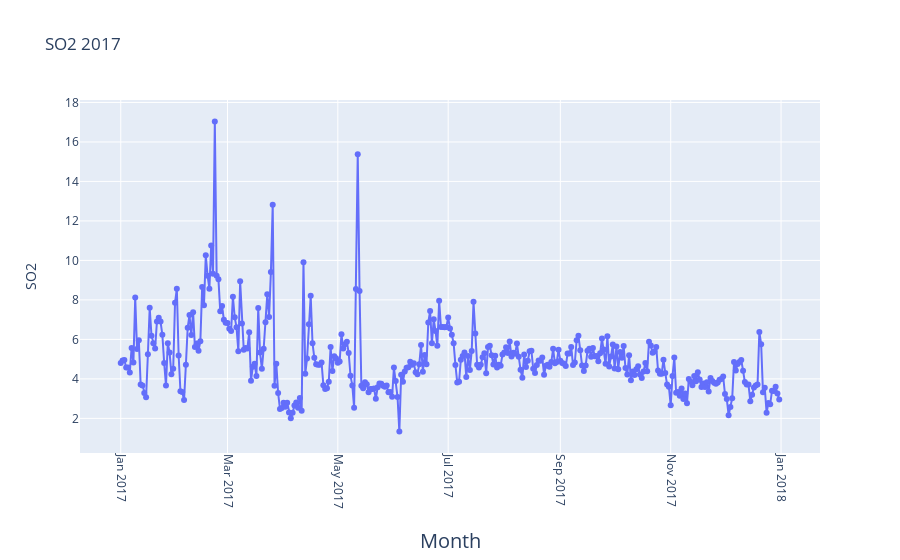

The notebook cell saved with this chart:
### Code cell
#2017
fig = go.Figure(go.Scatter(
    mode = "lines+markers",
    y = aqi_level_17.iloc[:,2],
    x = aqi_level_17.iloc[:,1]))
fig.update_xaxes(
        tickangle = 90,
        title_text = "Month",
        title_font = {"size": 20},
        title_standoff = 25)

fig.update_yaxes(
        title_text = "SO2",
        title_standoff = 25)
fig.update_layout(title_text="SO2 2017")

fig.show()

### Figure 1 — Plotly figure (JSON) as saved in the notebook; plotly's stock layout.template omitted (floating-point values rounded to 4 significant figures; data arrays with more than 128 entries replaced by an {"elided": "..."} marker saying what was removed)
{"data": [{"mode": "lines+markers", "type": "scatter", "x": {"elided": "365 str values"}, "y": {"elided": "365 float values"}}], "layout": {"title": {"text": "SO2 2017"}, "xaxis": {"tickangle": 90, "title": {"font": {"size": 20}, "standoff": 25, "text": "Month"}}, "yaxis": {"title": {"standoff": 25, "text": "SO2"}}}}
